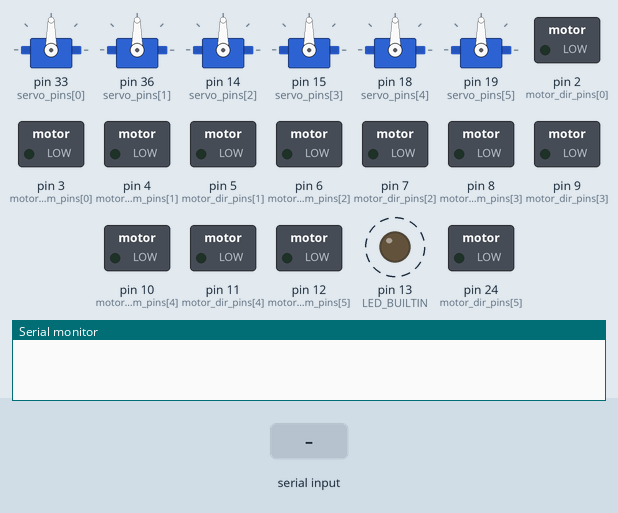
Bench run of a sketch on a simulated Arduino Mega 2560, built with avr-gcc and run on an emulated ATmega2560. Shown: 6 × servo, switched loads named in the sketch (green lamp = pin HIGH), output pins drawn as LEDs (lit = HIGH), the last lines printed to the serial monitor. Dashed ring = blinking. The inputs (shaded band) are chosen by the test bench.

Above: at 1.3 s.
1.4 s: "s" received over Serial
At 1.65 s:
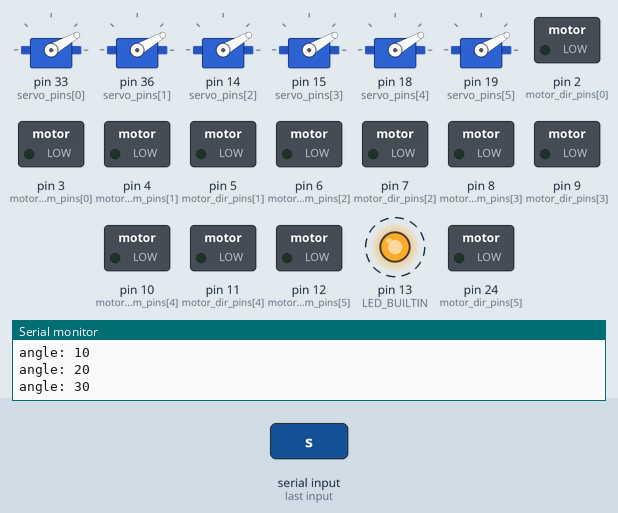
4.4 s: byte 51 ('3') received over Serial
At 4.58 s:
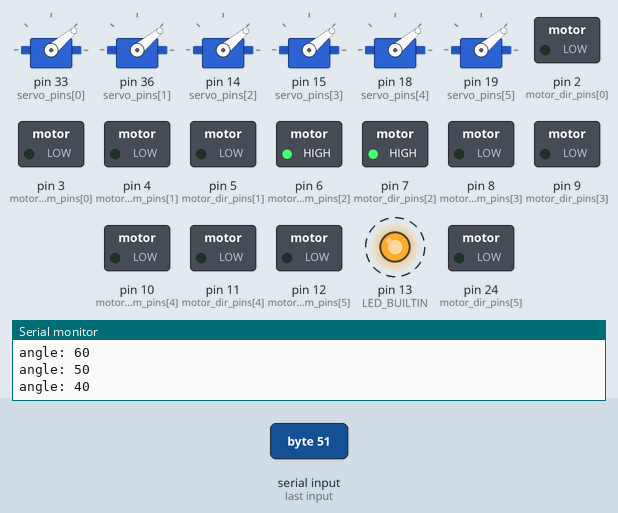
7.4 s: "-" received over Serial
10.4 s: byte 52 ('4') received over Serial
At 10.96 s:
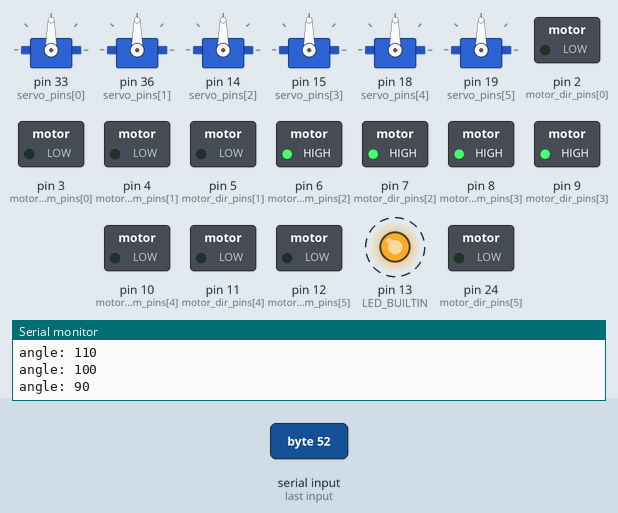
13.4 s: byte 53 ('5') received over Serial
At 13.97 s:
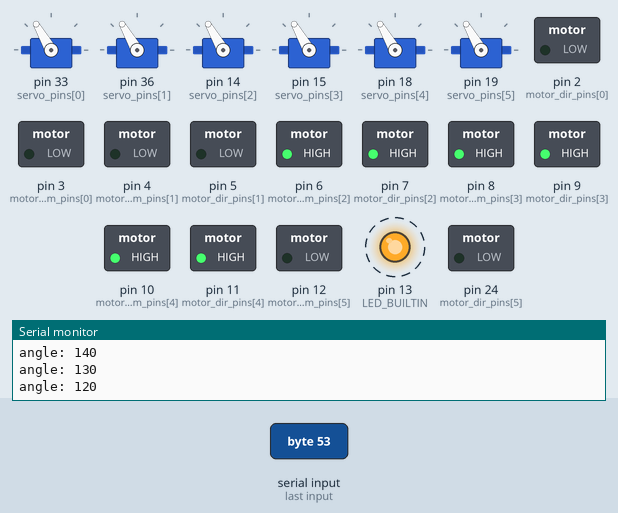
16.4 s: byte 54 ('6') received over Serial
At 16.97 s:
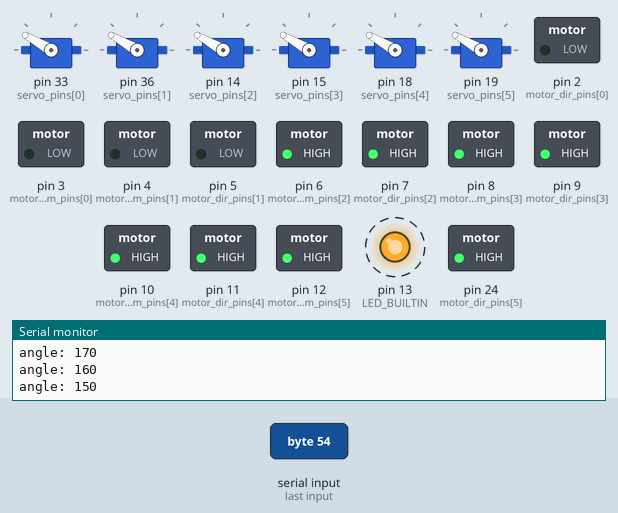
Timing chart, 0 to 22.1 s (numbered marks = the images above; inputs shaded):
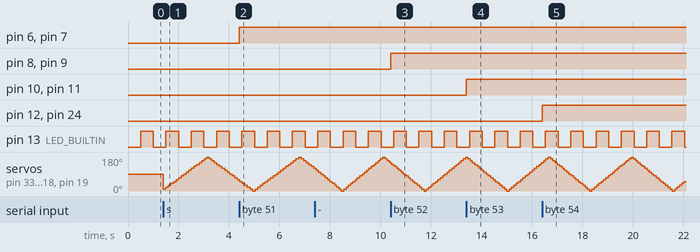

The sketch:

mini_rover_all_motors_servos_test.ino
```cpp
/**
    Control 6 DC motors and 6 servos
*/
#include "PWMServo.h"

#define MAX_ACTUATORS 6
#define LED_INTERVAL_MS 500
#define STEP 10
#define SERVO_INTERVAL_MS 100

uint8_t motor_pwm_pins[MAX_ACTUATORS] = { 3, 4, 6, 8, 10, 12 };
uint8_t motor_dir_pins[MAX_ACTUATORS] = { 2, 5, 7, 9, 11, 24 };

PWMServo servos[MAX_ACTUATORS];
uint8_t servo_pins[MAX_ACTUATORS] = { 33, 36, 14, 15, 18, 19 };

bool is_sweeping = false;
bool increment = true;
int pos = 0;
byte state = 0;
unsigned long last_time = 0;
unsigned long servo_last_time = 0;
int servo_interval = SERVO_INTERVAL_MS;

void setup()
{
    Serial.begin(115200);
    delay(100);

    pinMode(LED_BUILTIN, OUTPUT);

    for(int i = 0; i < MAX_ACTUATORS; i++)
    {
        pinMode(motor_pwm_pins[i], OUTPUT);
        pinMode(motor_dir_pins[i], OUTPUT);
        servos[i].attach(servo_pins[i]);
    }
}

void position(int angle)
{
    for(int i = 0; i < MAX_ACTUATORS; i++){
        servos[i].write(angle);
    }

    Serial.print("angle: ");
    Serial.println(angle);
}

void sweep()
{
    unsigned long now = millis();

    if(now - servo_last_time > servo_interval)
    {
        servo_last_time = now;

        if(pos >= 180)
            increment = false;

        if(pos <= 0)
            increment = true;

        pos = increment ? pos + STEP :  pos - STEP;

        position(pos);
    }
}

void move()
{
    for(int i = 0; i < MAX_ACTUATORS; i++)
    {
        digitalWrite(motor_pwm_pins[i], HIGH);
        digitalWrite(motor_dir_pins[i], HIGH);

        delay(100);
    }
}

void move(int wheel)
{
    int idx = wheel - 1;

    digitalWrite(motor_pwm_pins[idx], HIGH);
    digitalWrite(motor_dir_pins[idx], HIGH);
}

void stop()
{
    for(int i = 0; i < MAX_ACTUATORS; i++)
    {
        digitalWrite(motor_pwm_pins[i], LOW);
        digitalWrite(motor_dir_pins[i], LOW);
    }

    is_sweeping = false;
}

void loop()
{
    if(Serial.available())
    {
        const char c = Serial.read();

        switch(c){
            case 's':
                is_sweeping = true;
                break;

            case 'a':
                is_sweeping = false;
                position(180);
                break;

            case 'w':
                is_sweeping = false;
                position(90);
                break;

            case 'd':
                is_sweeping = false;
                position(0);
                break;

            case 'e':
                move();
                break;

            case 'q':
                stop();
                break;

            case '=':
                servo_interval += 10;
                if(servo_interval > 500)
                    servo_interval = 500;
                Serial.print("Servo interval: "); Serial.println(servo_interval);
                break;

            case '-':
                servo_interval -= 10;
                if(servo_interval < 10)
                    servo_interval = 10;
                Serial.print("Servo interval: "); Serial.println(servo_interval);
                break;

            case '1':
                move(1);
                break;

            case '2':
                move(2);
                break;

            case '3':
                move(3);
                break;

            case '4':
                move(4);
                break;

            case '5':
                move(5);
                break;

            case '6':
                move(6);
                break;

            default:
                break;
        }
    }

    if(is_sweeping)
        sweep();

    unsigned long now = millis();

    if(now - last_time > LED_INTERVAL_MS){
        last_time = now;
        state = !state;
        digitalWrite(LED_BUILTIN, state);
    }
}
```

Measured:
- after the input at 1.4 s, servo on pin 33 (servo_pins[0]), servo on pin 36 (servo_pins[1]), servo on pin 14 (servo_pins[2]), servo on pin 15 (servo_pins[3]), servo on pin 18 (servo_pins[4]), servo on pin 19 (servo_pins[5]): 90° → 10° at once, → 20° 0.10 s later, → 30° 0.10 s later, → 40° 0.10 s later, … (30 changes in this stretch)
- after the input at 4.4 s, pin 6 (motor_pwm_pins[2]), pin 7 (motor_dir_pins[2]): LOW → HIGH at once
- after the input at 10.4 s, pin 8 (motor_pwm_pins[3]), pin 9 (motor_dir_pins[3]): LOW → HIGH at once
- after the input at 13.4 s, pin 10 (motor_pwm_pins[4]), pin 11 (motor_dir_pins[4]): LOW → HIGH at once
- after the input at 16.4 s, pin 12 (motor_pwm_pins[5]), pin 24 (motor_dir_pins[5]): LOW → HIGH at once
- by itself, pin 13 (LED_BUILTIN): alternates HIGH for 0.50 s and LOW for 0.50 s
